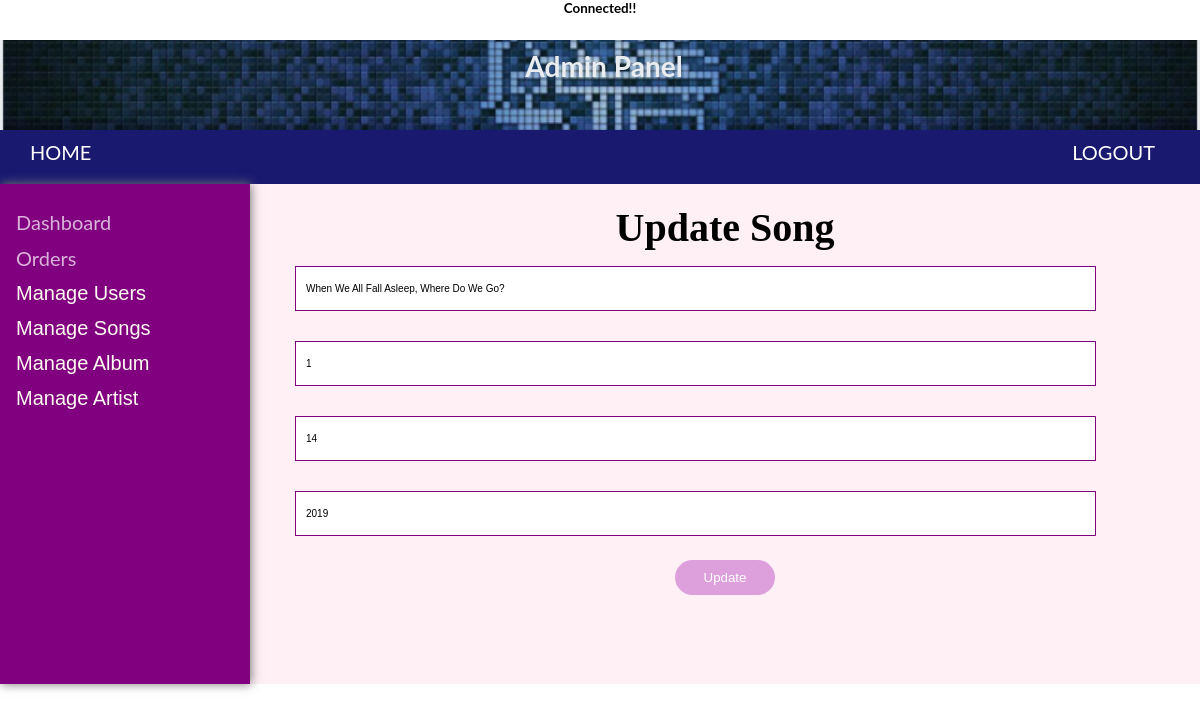
The page /adminPanel/albumupdate.php?id=9 on the database its author committed.
### tables this page shows
CREATE TABLE `album` (
  `album_id` int(255) NOT NULL,
  `album_name` varchar(255) NOT NULL,
  `artist_id` int(100) NOT NULL,
  `totalsongs` int(255) NOT NULL,
  `releaseyear` year(4) NOT NULL
);

### adminPanel/albumupdate.php (the view, shortened to what this page needs)
<?php
include "connection.php";
include ('includes/header.php');
?>
<?php
if (isset($_GET['id'])) {
$id = $_GET['id'];
$sql = "SELECT * FROM `album` WHERE `album_id`='$id'";
$result = $con->query($sql);
if ($result->num_rows > 0) {
    while ($row = $result->fetch_assoc()) {
        $albumname = $row["album_name"];
        $artistid = $row["artist_id"];
        $totalsongs = $row["totalsongs"];
        $releaseyear = $row["releaseyear"];
    }
?>
<!DOCTYPE html>
<head>
</head>
<body>
<div class="main-content">
    <form class="myfrm" action="" method="POST">
                    <h1>Update Song</h1>
                    <input type="text"  name="albumname" value="<?php echo $albumname;?>">
                    <input type="text"  name="artistid" value="<?php echo $artistid; ?>" ><br/>
                    <input type="text" name="totalsongs" value="<?php echo $totalsongs; ?>" >
                    <input type="text"  name="releaseyear" value="<?php echo $releaseyear; ?>" >
            <div class="button-holder">
          <button name="update" type="submit" id="update-btn">Update</button>
        </div>
        </form>
</div>
    </body>
    </html>
<?php
	} else{
		header('Location: albumview.php');
	}
}
?>

### adminPanel/assets/css/mystyle.css (style rules this page uses)
* { margin: 0; padding: 0; box-sizing: border-box; }
body, html { font-family: 'Lato', sans-serif; font-size: 20px; height: 100%; position: relative; }
.main-content { background-color: lavenderblush; width: calc(100% - 250px); margin-left: 250px; padding: 20px 30px; height: 500px; }

### adminPanel/albumupdate.php (style rules this page uses)
form h1 { color: black; text-align: center; font-family: "Brush Script MT", "Brush Script Std", cursive; }
input[type=text] { width: 90%; height:45px; margin: 15px; padding: 10px; display: inline-block; border: 1px solid purple; box-sizing: border-box; font-size: 10px; }
.button-holder { text-align:center; }
#update-btn { background-color: plum; width: 100px; color: white; padding: 10px; margin: 9px 0px; border: none; cursor: pointer; position: relative; border-radius: 20px; }

### rows shown on the page
album: albumname "When We All Fall Asleep, Where Do We Go?", artistid "1", totalsongs "14", releaseyear "2019"
